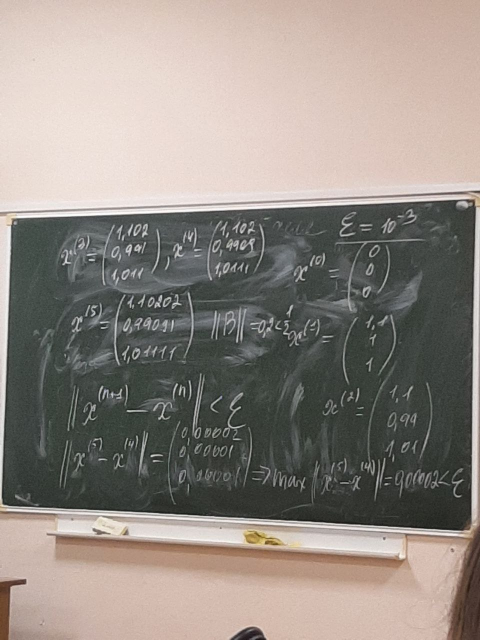
#> input picture CourseWork/image211.jpg, 960 x 1280 px (shown at 1/2 size)
$ python ok.py
#> lines starting #> are read from the running program, lines starting #| are printed output that depends on the picture; after the words box and inside, x2 and y2 are one past the last pixel; in counts of white or black regions, pixels touching at a corner belong together
import cv2
import numpy as np

# Загрузка изображения
image = cv2.imread("image211.jpg")
#> image is the input picture: shape (1280, 960, 3); mean B, G, R 131.2, 138.2, 146.2

# Преобразование в оттенки серого
gray = cv2.cvtColor(image, cv2.COLOR_BGR2GRAY)
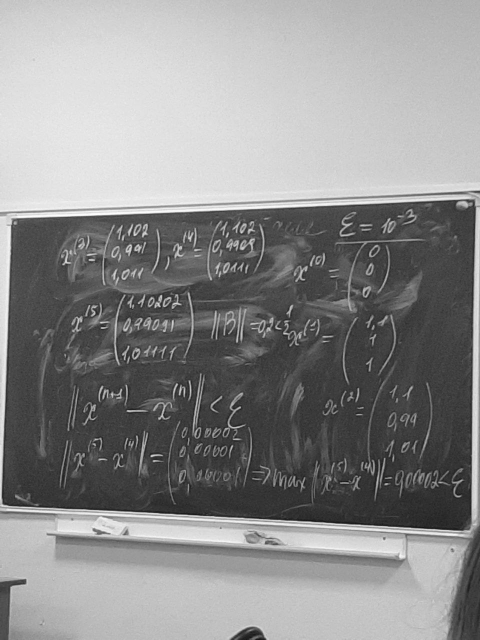
#> gray: shape (1280, 960) (shown at 1/2 size); min 15, max 255, mean 139.8

# Поиск границ с помощью Canny
edges = cv2.Canny(gray, 50, 150)
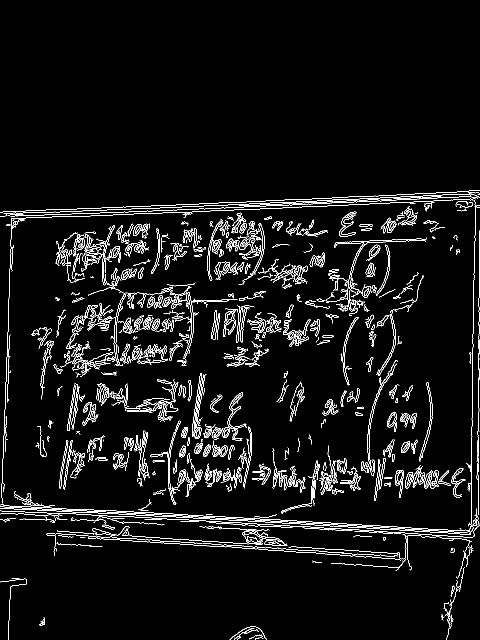
#> edges: shape (1280, 960) (shown at 1/2 size); 4.7% white in thin lines or dots, all inside (x1, y1, x2, y2) = (0, 381, 960, 1280)

# Поиск контуров
contours, _ = cv2.findContours(edges, cv2.RETR_EXTERNAL, cv2.CHAIN_APPROX_SIMPLE)
#> contours = 834 contours, 617 with area under 20; largest, box (x1, y1, x2, y2) and area: (445, 785, 493, 875) 798, (479, 1058, 575, 1092) 742, (446, 622, 472, 672) 556, (838, 765, 865, 924) 540, (668, 475, 853, 623) 536

# Поиск наибольшего контура (предполагаем, что это доска)
contours = sorted(contours, key=cv2.contourArea, reverse=True)
board_contour = contours[0]
#> board_contour = contour of 160 points, box (x1, y1, x2, y2) (445, 785, 493, 875), area 798

# Аппроксимация контура до четырехугольника
epsilon = 0.02 * cv2.arcLength(board_contour, True)
#> epsilon = 7.08
approx = cv2.approxPolyDP(board_contour, epsilon, True)
#> approx = contour of 10 points, box (x1, y1, x2, y2) (446, 785, 493, 875), area 735

# Убедимся, что найдено 4 угла
if len(approx) == 4:
    # Сортируем углы для задания порядка (верхний левый, верхний правый, нижний правый, нижний левый)
    points = sorted(approx.reshape(4, 2), key=lambda x: (x[1], x[0]))  # Сортируем по Y, затем по X
    top_points = sorted(points[:2], key=lambda x: x[0])  # Верхние точки по X
    bottom_points = sorted(points[2:], key=lambda x: x[0])  # Нижние точки по X
    ordered_points = np.array([top_points[0], top_points[1], bottom_points[1], bottom_points[0]], dtype="float32")

    # Задаем размеры выровненного изображения (например, ширина и высота учебной доски)
    width = 800
    height = 600
    dest_points = np.array([[0, 0], [width, 0], [width, height], [0, height]], dtype="float32")

    # Вычисляем матрицу перспективного преобразования
    matrix = cv2.getPerspectiveTransform(ordered_points, dest_points)

    # Применяем преобразование
    warped = cv2.warpPerspective(image, matrix, (width, height))

    # Сохраняем результат
    cv2.imshow("Warped Board", warped)
    cv2.waitKey(0)
    cv2.destroyAllWindows()
else:
    print("Не удалось обнаружить 4 угла доски.")

$ run again, with CourseWork/image21.jpg copied over CourseWork/image211.jpg
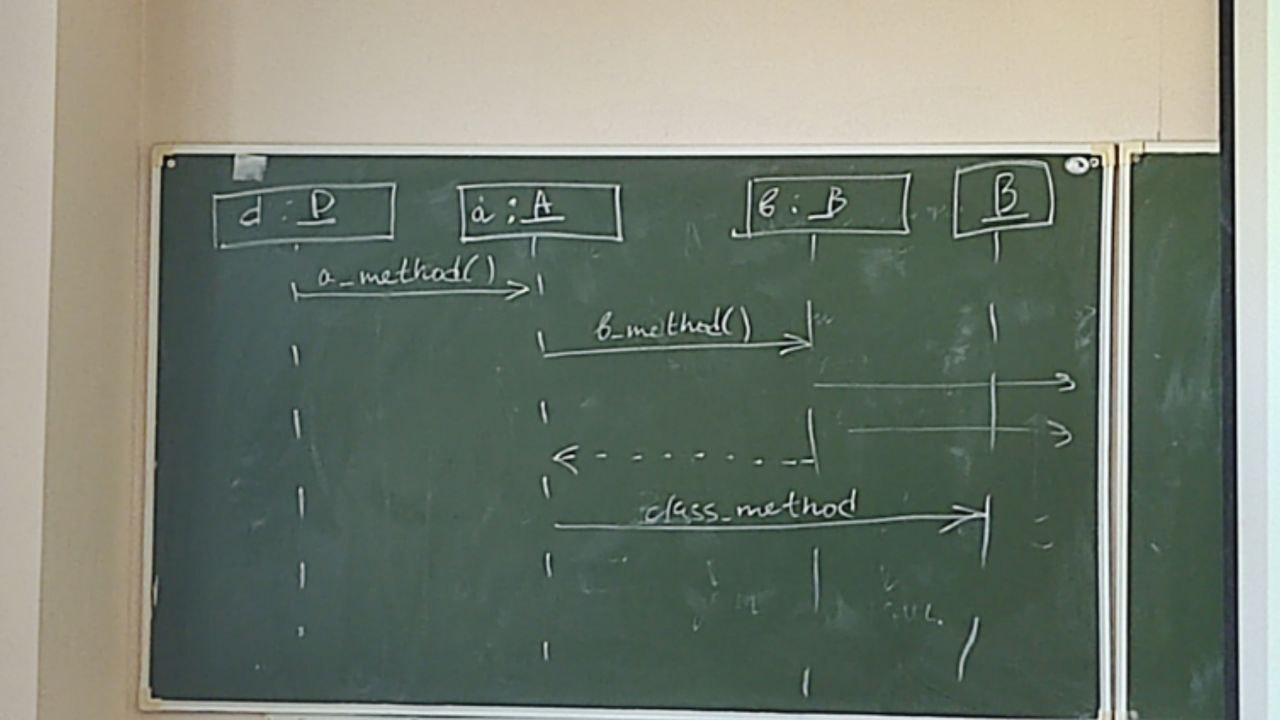
#> input picture CourseWork/image21.jpg, 1280 x 720 px
#> image is the input picture: shape (720, 1280, 3); mean B, G, R 111.8, 124.5, 115.4
#> `gray = cv2.cvtColor(image, cv2.COLOR_BGR2GRAY)`:
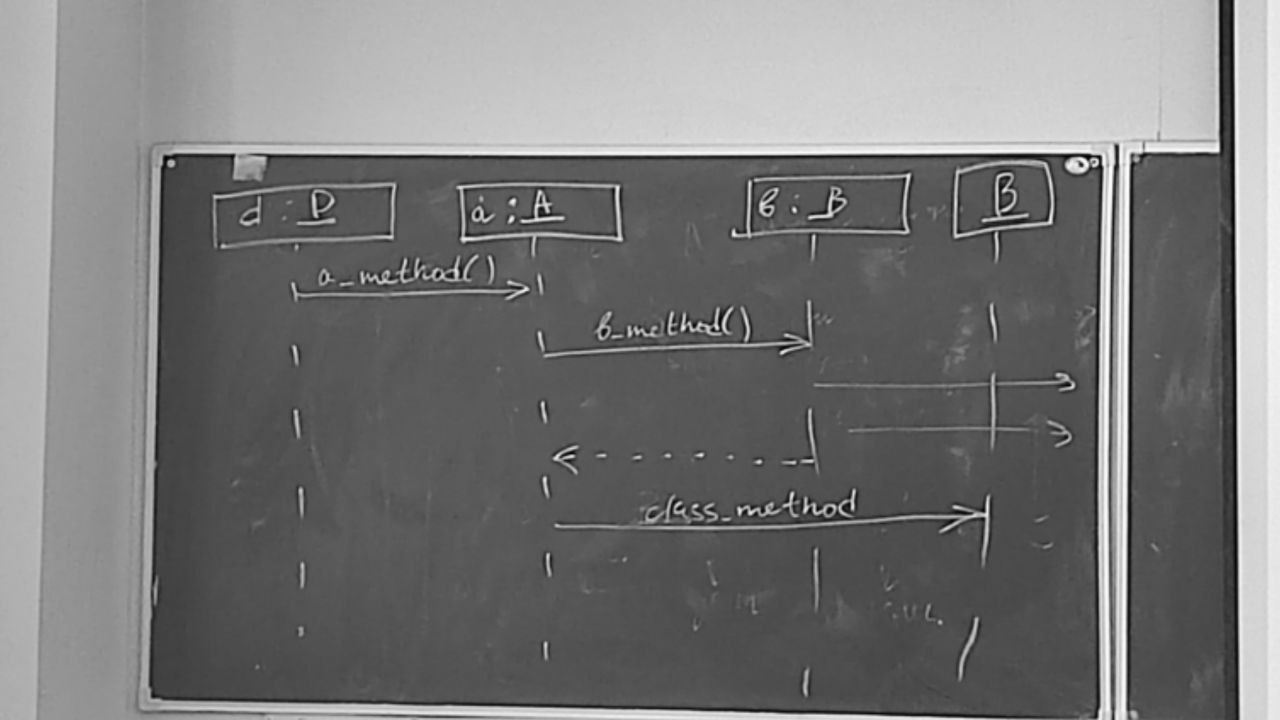
#> gray: shape (720, 1280); min 1, max 254, mean 120.4
#> `edges = cv2.Canny(gray, 50, 150)`:
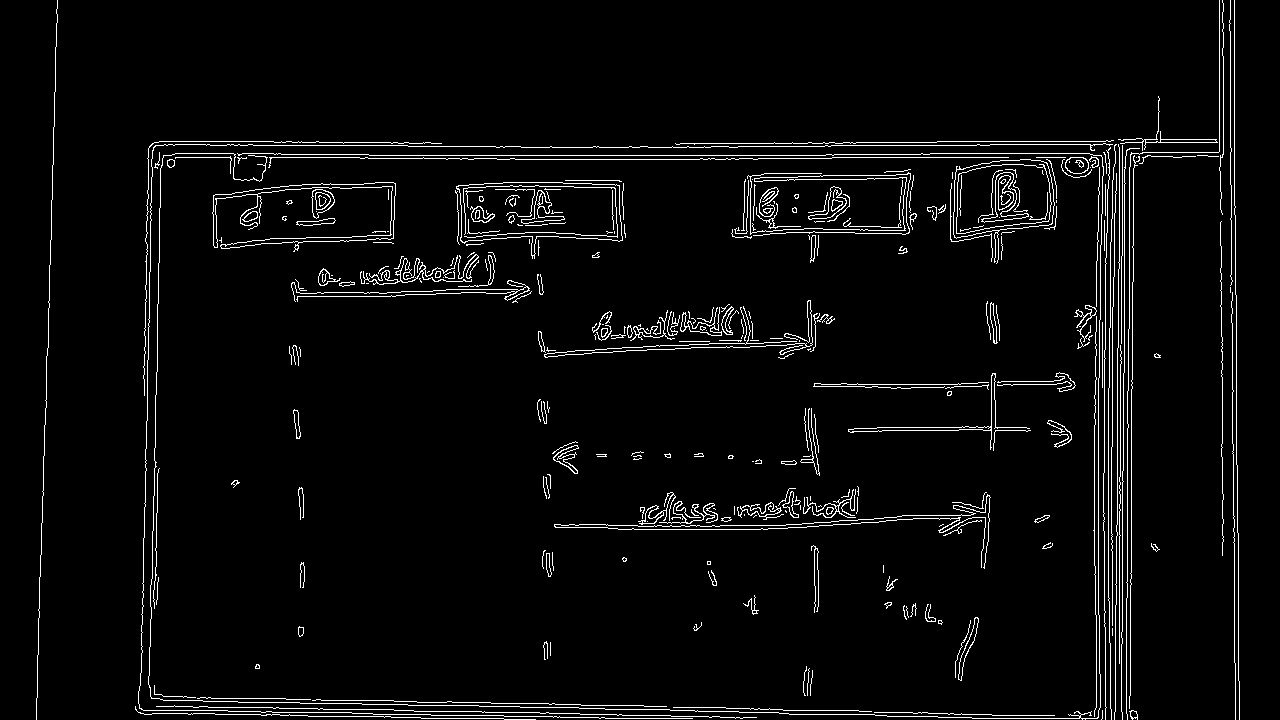
#> edges: shape (720, 1280); 3.8% white in thin lines or dots
#> contours = 272 contours, 217 with area under 20; largest, box (x1, y1, x2, y2) and area: (456, 182, 623, 259) 8830, (953, 159, 1055, 264) 6607, (212, 182, 396, 252) 1682, (311, 189, 335, 219) 443, (808, 186, 847, 220) 428
#> board_contour = contour of 82 points, box (x1, y1, x2, y2) (456, 182, 623, 259), area 8830
#> epsilon = 9.94
#> approx = [[456, 186], [464, 243], [531, 236], [534, 258], [537, 236], [622, 240], [616, 184]]

$ run again, with CourseWork/image210.jpg copied over CourseWork/image211.jpg
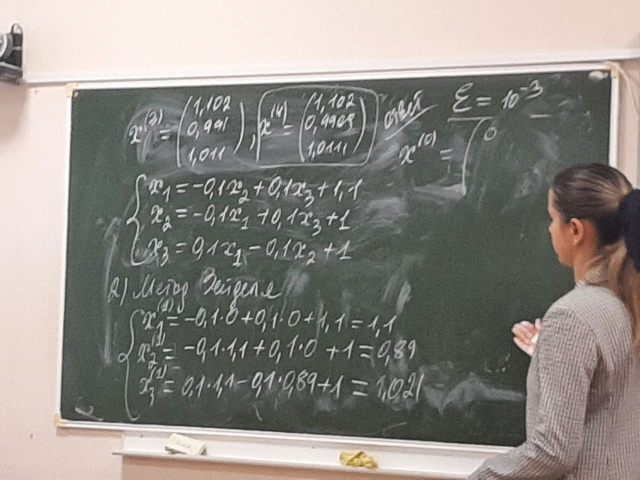
#> input picture CourseWork/image210.jpg, 1280 x 960 px (shown at 1/2 size)
#> image is the input picture: shape (960, 1280, 3); mean B, G, R 131.8, 137.5, 141.7
#> `gray = cv2.cvtColor(image, cv2.COLOR_BGR2GRAY)`:
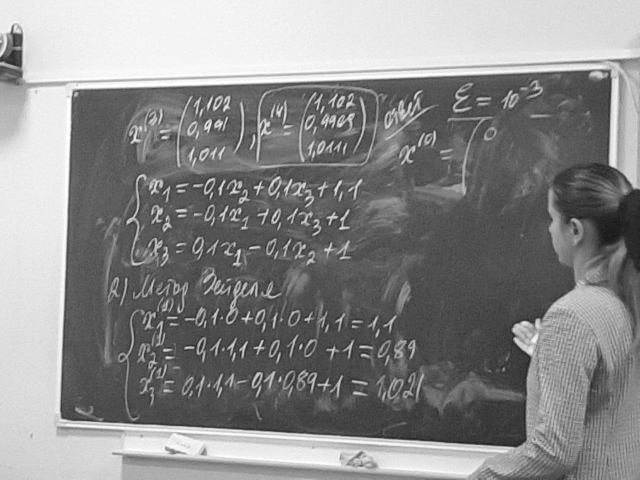
#> gray: shape (960, 1280) (shown at 1/2 size); min 21, max 255, mean 138.1
#> `edges = cv2.Canny(gray, 50, 150)`:
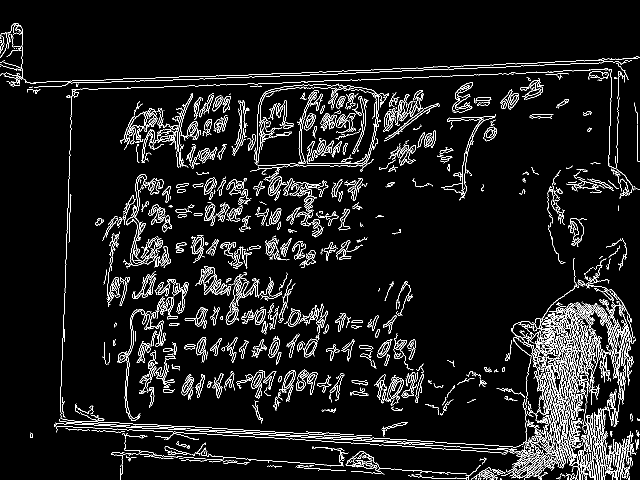
#> edges: shape (960, 1280) (shown at 1/2 size); 6.6% white in thin lines or dots
#> contours = 1081 contours, 798 with area under 20; largest, box (x1, y1, x2, y2) and area: (451, 559, 519, 649) 1526, (1099, 598, 1262, 732) 1518, (508, 167, 752, 327) 1214, (235, 618, 281, 841) 1178, (1003, 872, 1137, 960) 1118
#> board_contour = contour of 217 points, box (x1, y1, x2, y2) (451, 559, 519, 649), area 1526
#> epsilon = 9.9
#> approx = contour of 13 points, box (x1, y1, x2, y2) (454, 559, 519, 649), area 1055

$ run again, with CourseWork/image22.jpg copied over CourseWork/image211.jpg
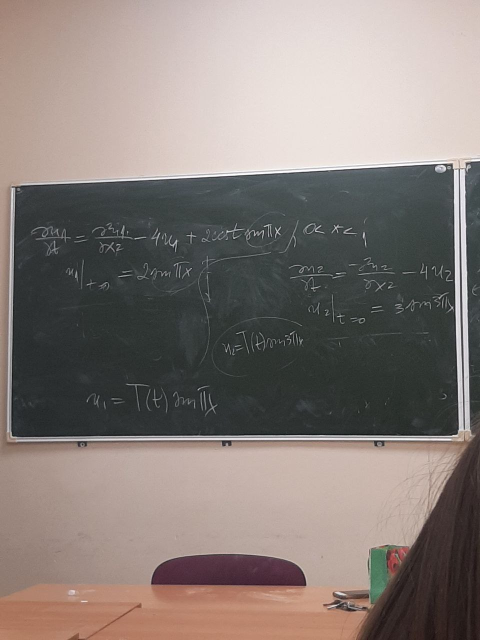
#> input picture CourseWork/image22.jpg, 960 x 1280 px (shown at 1/2 size)
#> image is the input picture: shape (1280, 960, 3); mean B, G, R 119.7, 124.3, 134
#> `gray = cv2.cvtColor(image, cv2.COLOR_BGR2GRAY)`:
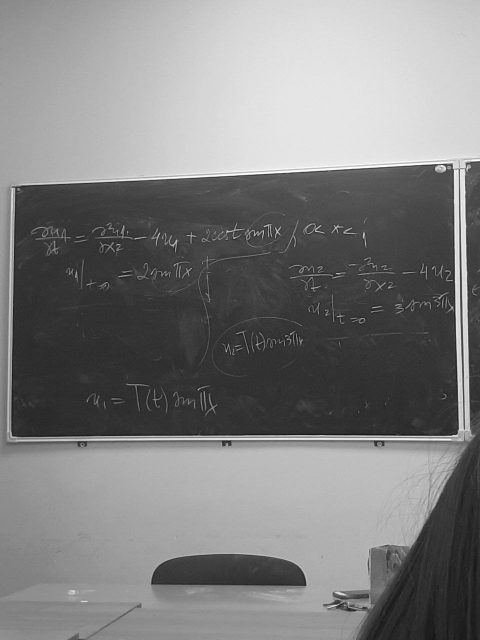
#> gray: shape (1280, 960) (shown at 1/2 size); min 4, max 255, mean 126.7
#> `edges = cv2.Canny(gray, 50, 150)`:
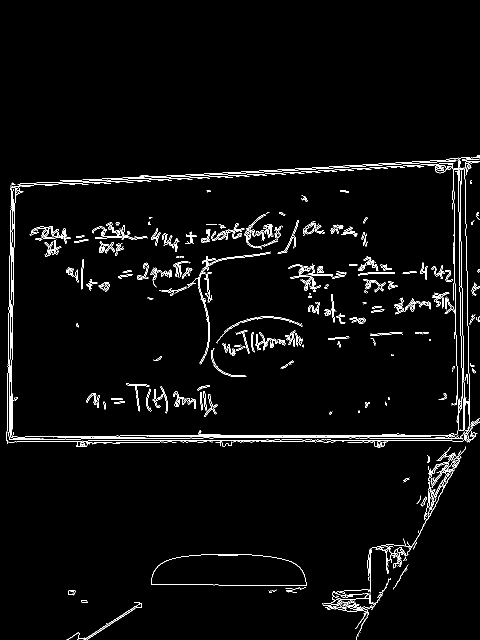
#> edges: shape (1280, 960) (shown at 1/2 size); 2.6% white in thin lines or dots, all inside (x1, y1, x2, y2) = (13, 310, 960, 1280)
#> contours = 517 contours, 434 with area under 20; largest, box (x1, y1, x2, y2) and area: (22, 314, 960, 875) 1804, (754, 912, 923, 1112) 328, (394, 512, 431, 729) 316, (870, 330, 893, 347) 288, (198, 482, 230, 507) 276
#> board_contour = contour of 898 points, box (x1, y1, x2, y2) (22, 314, 960, 875), area 1804
#> epsilon = 195.6
#> approx = contour of 10 points, box (x1, y1, x2, y2) (24, 322, 960, 874), area 16068
